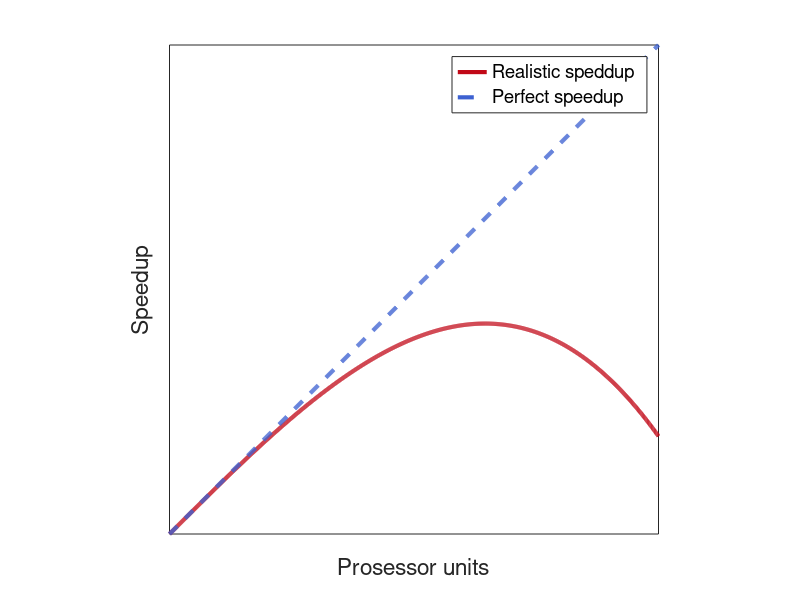

MATLAB code for this plot:
clc; clear all; close all; 



x = [0 :0.01: 10]; 

a = 0.008; 

y = x - a*x.^3 ;



my_green_1 = [93 148 111] ./ 255;
my_green_2 = [87 160 37] ./ 255;

my_blue_1 = [61 97 209] ./ 255;
my_blue_2 = [89 89 224] ./ 255;

my_red_1 = [223 95 88] ./ 255;
my_red_2 = [193 8 23] ./ 255;



plot(x,y, 'color',my_red_2, 'linewidth',3)
hold on; 
plot(x,x, '--', 'color',my_blue_1, 'linewidth',3)

axis equal;
axis([0,10,0,10]);
xlabel('Prosessor units');
ylabel('Speedup');
set(gca,'fontsize',15)
set(gca,'xtick',[])
set(gca,'ytick',[])




LEG1 = legend('Realistic speddup','Perfect speedup');
set(LEG1);













